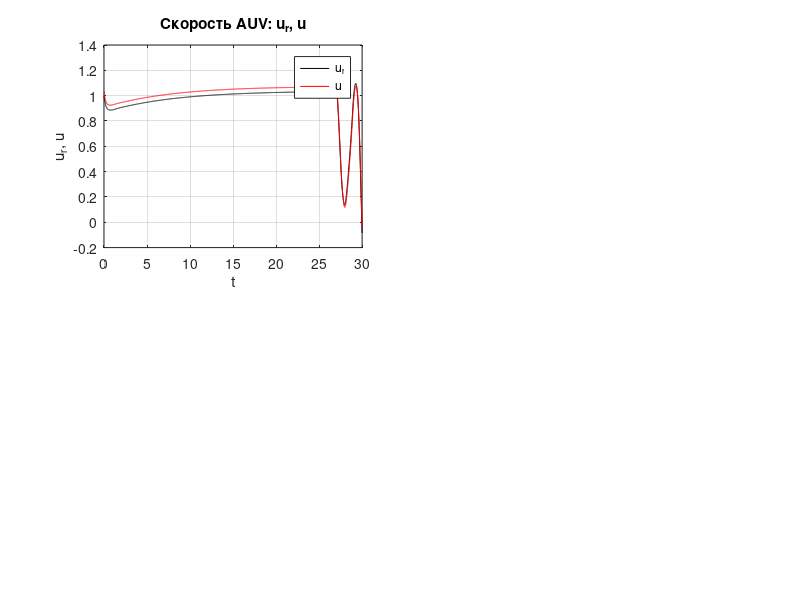

The MATLAB source for this figure: (Note: this script raises an error after producing the figure.)
%% 
clc; close all; clear;
format compact
format shortG


% Глобальные переменные для ПИД-регуляторов
global error_u error_r u_dPrev r_dPrev time_prev;
error_u = 0;
error_r = 0;
u_dPrev = 0;
r_dPrev = 0;
time_prev = 0;

% Координаты точки старта (м)
x0 = 0;
y0 = 0;
% Координаты цели (м)
xf = 20;
yf = 20;

% Начальный угол к цели
phi0 = atan2((yf - y0), (xf - x0)) + 0.08;
rad2deg(phi0)

% Начальная скорость (м/с)
V0 = 1.0; 
% Начальные условия: [x, y, phi, u_r, v_r, r]
F0 = [x0 y0 phi0 V0 0 0];
% Конечная точка
Pf = [xf yf 0 0 0 0];

% Настройки ПИД-регулятора для tau_u_r
Kp = 200;
Ki = 30;
Kd = 0; 
Kpid_u = [Kp Ki Kd];
% Настройки ПИД-регулятора для tau_phi_n
Kp = 100;
Ki = 0;
Kd = 0; 
Kpid_r = [Kp Ki Kd];

% Скорость течения
VC = 0.05;
beta_c = 0.1;
rad2deg(beta_c)
VC/V0

% Расстояние до цели - начальное (м)
Do = sqrt((xf-x0)^2 + (yf-y0)^2);
% Расстояние для снижения скорости (м)
Dk = 0.5; 
% Коэффициент снижения скорости
a = V0/Dk;
% Степень в уравнении снижения скорости
s = 1;
Vs = VC;

% ======================
% Метод Эйлера
% ======================
dt = 0.01;
tspan = 0:dt:30;
n = length(tspan);
F = zeros(n, 6);
F(1, :) = F0;
t = tspan;

% Коэффициенты динамики
m11 = 47.5;
m22 = 94.1;
m33 = 13.6;
m23 = 5.2;
m32 = 5.2;
d11 = 13.5;
d22 = 50.2;
d33 = 27.2;
d23 = 41.4;
d32 = 17.3;

% Матрицы
M = [m11, 0, 0; 0, m22, m23; 0, m32, m33];
D = [d11, 0, 0; 0, d22, d23; 0, d32, d33];
invM = M^-1;

% Цикл метода Эйлера
for i = 1:n-1
    % Текущее состояние
    x_n = F(i, 1);
    y_n = F(i, 2);
    phi_n = F(i, 3);
    u_r = F(i, 4);
    v_r = F(i, 5);
    r = F(i, 6);

    % Расстояние до цели
    D = sqrt((xf-x_n)^2 + (yf-y_n)^2);
    V_aim = V0;
    if D < Dk
        V_aim = (Dk/Dk^s)*a*D^s;
    end

    % Скорость течения
    u_c = VC * cos(beta_c - phi_n);
    v_c = VC * sin(beta_c - phi_n);
    Vc = [u_c; v_c; 0];
    Vr = [u_r; v_r; r];
    V = Vr + Vc;

    % Матрицы уравнений
    C = [0, 0, -m22*v_r-m23*r;
         0, 0, m11*u_r;
         m22*v_r+m23*r, -m11*u_r, 0];
    R = [cos(phi_n), -sin(phi_n), 0;
         sin(phi_n), cos(phi_n), 0;
         0, 0, 1];

    % Управление скоростью u_r
    dVrdt = -invM*(C*Vr + D*Vr);
    e_u = V_aim - u_r;
    if t(i) == time_prev
        u_dDot = 0;
    else
        u_dDot = (u_r - u_dPrev) / (t(i) - time_prev);
    end
    u_dPrev = u_r;
    tau_u = Kpid_u(1)*e_u + Kpid_u(3)*(u_dDot - dVrdt(1)) + Kpid_u(2)*error_u;
    error_u = error_u + e_u*(t(i) - time_prev);
    error_u = min(max(error_u, -100), 100);

    % Управление углом phi_n
    phi_aim = atan2((yf - y_n), (xf - x_n));
    e_r = phi_aim - phi_n;
    if t(i) == time_prev
        r_dDot = 0;
    else
        r_dDot = (phi_n - r_dPrev) / (t(i) - time_prev);
    end
    r_dPrev = phi_n;
    tau_r = Kpid_r(1)*e_r + Kpid_r(3)*(r_dDot - r) + Kpid_r(2)*error_r;
    error_r = error_r + e_r*(t(i) - time_prev);
    error_r = min(max(error_r, -100), 100);
    % ==========
    % Ограничение всплексков управляющего воздейсвия
    % до реальных значений
    % ==========
    tau_u_max = 200;
    if abs (tau_u) > tau_u_max
        tau_u = sign (tau_u) * tau_u_max;
    end
 

    tau_r_max = 50;
    if abs (tau_r) > tau_r_max
        tau_r = sign (tau_r) * tau_r_max;
    end


    % Управляющие воздействия
    TAU = [tau_u; 0; tau_r];

    % Производные
    dETA_n = R*V;
    dVr = invM*(TAU - C*Vr - D*Vr);
    dFdt = [dETA_n(1); dETA_n(2); dETA_n(3); dVr(1); dVr(2); dVr(3)];

    % Проверка на корректность
    if any(isnan(dFdt)) || any(isinf(dFdt))
        fprintf('Ошибка: NaN или Inf в dFdt на шаге %d, t=%.2f\n', i, t(i));
        break;
    end

    % Обновление состояния
    F(i+1, :) = F(i, :) + dt * dFdt';
    if any(isnan(F(i+1, :))) || any(isinf(F(i+1, :)))
        fprintf('Ошибка: NaN или Inf в F на шаге %d, t=%.2f\n', i, t(i));
        break;
    end

    time_prev = t(i);
end

% Проверка данных
if any(isnan(F(:))) || any(isinf(F(:)))
    error('Ошибка: Массив F содержит NaN или Inf. Графики не могут быть построены.');
else
    disp('Данные в F корректны, строим графики.');
end

% Извлечение результатов
x = F(:,1);
y = F(:,2);
phi_n = F(:,3);
u_r = F(:,4);
v_r = F(:,5);
r = F(:,6);

% Скорость течения
u_c = VC * cos(beta_c - phi_n);
v_c = VC * sin(beta_c - phi_n);
Vc = [u_c, v_c, zeros(length(u_r),1)];
Vr = [u_r, v_r, r];
V = Vr + Vc;
u = V(:,1);
v = V(:,2);

% Угол направления к цели
phi_aim = atan2((yf - y), (xf - x));

% Ошибки
Ex = xf - x;
Ey = yf - y;
Ephi = atan2((yf - y), (xf - x)) - phi_n;
ED = sqrt(Ex.^2 + Ey.^2);

% Графики скорости ПА во времени
figure('Name', 'Скорости AUV');
m = 2; n = 2;
subplot(m,n,1); plot(t, u_r, 'k', t, u, 'r'); grid on;
xlabel('t'); ylabel('u_r, u'); title('Скорость AUV: u_r, u');
lgd = legend('u_r','u');
lgd.Location = 'best';

subplot(m,n,2); plot(t, v_r, 'k', t, v, 'r'); grid on;
xlabel('t'); ylabel('v_r, v'); title('Скорость AUV: v_r, v');
lgd = legend('v_r','v');
lgd.Location = 'best';

subplot(m,n,3); plot(t, r, 'k'); grid on;
xlabel('t'); ylabel('r'); title('Угловая скорость r');

% Графики параметров ПА во времени
figure('Name', 'Параметры AUV');
m = 2; n = 2;
subplot(m,n,1); plot(t, x, 'k'); grid on;
xlabel('t'); ylabel('x'); title('Координата x');

subplot(m,n,2); plot(t, y, 'k'); grid on;
xlabel('t'); ylabel('y'); title('Координата y');

subplot(m,n,3); plot(t, phi_n, 'k', t, phi_aim, 'r'); grid on;
xlabel('t'); ylabel('\phi'); title({'Курсовой угол и угол до цели'});
lgd = legend('курс','угол от СТЗ');
lgd.Location = 'best';

subplot(m,n,4); plot(t, r, 'k-'); grid on;
xlabel('t'); ylabel('r'); title('Скорость r');

% Графики ошибок во времени
figure('Name', 'Ошибки AUV');
m = 2; n = 2;
subplot(m,n,1); plot(t, Ex, 'k'); grid on;
xlabel('t'); ylabel('E_x'); title('Ошибка по x');

subplot(m,n,2); plot(t, Ey, 'k'); grid on;
xlabel('t'); ylabel('E_y'); title('Ошибка по y');

subplot(m,n,3); plot(t, Ephi, 'k'); grid on;
xlabel('t'); ylabel('E_\phi'); title('Ошибка по углу');

subplot(m,n,4); plot(t, ED, 'k.'); grid on;
xlabel('t'); ylabel('D'); title('Расстояние до цели');
axis([0 inf -1 15]);

% График движения ПА
figure('Name', 'Траектория AUV');
l = length(tspan)/Do;
plot(x, y, 'k-'); hold on;
plot(F(1:l:end,1), F(1:l:end,2), 'k.');
plot(F0(:,1), F0(:,2), 'k*', 'LineWidth', 2, 'MarkerSize', 10); grid on;
plot(Pf(:,1), Pf(:,2), 'rs', 'LineWidth', 2, 'MarkerSize', 15); grid on;
lgd = legend('','старт','цель');
title(lgd, 'Обозначения:');
lgd.Location = 'best';
xlabel('x'); ylabel('y');
title('График движения ПА в координатных осях');
axis equal;